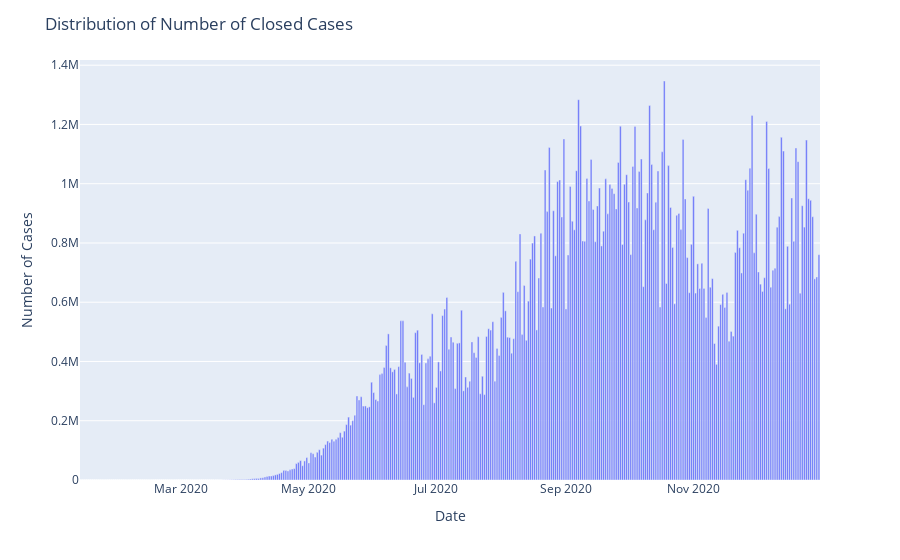

This figure's notebook cell:
### Code cell
fig=px.bar(x=datewise.index,y=datewise["recovered"]+datewise["death"])
fig.update_layout(title="Distribution of Number of Closed Cases",
                  xaxis_title="Date",yaxis_title="Number of Cases")
fig.show()

### Figure 1 — Plotly figure (JSON) as saved in the notebook; plotly's stock layout.template omitted (floating-point values rounded to 4 significant figures; data arrays with more than 128 entries replaced by an {"elided": "..."} marker saying what was removed)
{"data": [{"alignmentgroup": "True", "hovertemplate": "x=%{x}<br>y=%{y}<extra></extra>", "legendgroup": "", "marker": {"color": "#636efa", "pattern": {"shape": ""}}, "name": "", "offsetgroup": "", "orientation": "v", "showlegend": false, "textposition": "auto", "type": "bar", "x": {"elided": "354 str values"}, "xaxis": "x", "y": {"elided": "354 int values"}, "yaxis": "y"}], "layout": {"barmode": "relative", "legend": {"tracegroupgap": 0}, "margin": {"t": 60}, "title": {"text": "Distribution of Number of Closed Cases"}, "xaxis": {"anchor": "y", "domain": [0, 1], "title": {"text": "Date"}}, "yaxis": {"anchor": "x", "domain": [0, 1], "title": {"text": "Number of Cases"}}}}
